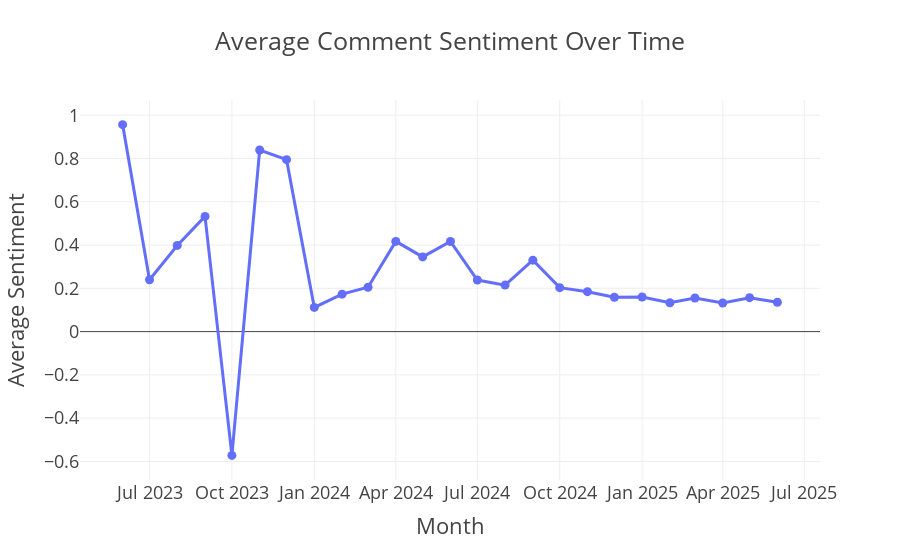

The notebook cell this image was saved under:
### Code cell
# Convert commentPublishedAt
merged_df['commentPublishedAt'] = pd.to_datetime(merged_df['commentPublishedAt'])

# Get compound score for time series
merged_df['sentiment_score'] = merged_df['clean_text'].apply(lambda text: analyzer.polarity_scores(text)['compound'])

# Group by month
merged_df['comment_month'] = merged_df['commentPublishedAt'].dt.to_period('M').astype(str)
monthly_sentiment = merged_df.groupby('comment_month')['sentiment_score'].mean().reset_index()

# Plot
fig = px.line(monthly_sentiment, x='comment_month', y='sentiment_score',
              title='Average Comment Sentiment Over Time', markers=True)

fig.update_layout(template='presentation', xaxis_title='Month', yaxis_title='Average Sentiment')
fig.show()

### Figure 1 — Plotly figure (JSON) as saved in the notebook; plotly's stock layout.template omitted (floating-point values rounded to 4 significant figures)
{"data": [{"hovertemplate": "comment_month=%{x}<br>sentiment_score=%{y}<extra></extra>", "legendgroup": "", "line": {"color": "#636efa", "dash": "solid"}, "marker": {"symbol": "circle"}, "mode": "lines+markers", "name": "", "orientation": "v", "showlegend": false, "type": "scatter", "x": ["2023-06", "2023-07", "2023-08", "2023-09", "2023-10", "2023-11", "2023-12", "2024-01", "2024-02", "2024-03", "2024-04", "2024-05", "2024-06", "2024-07", "2024-08", "2024-09", "2024-10", "2024-11", "2024-12", "2025-01", "2025-02", "2025-03", "2025-04", "2025-05", "2025-06"], "xaxis": "x", "y": [0.9565, 0.2396, 0.3982, 0.5325, -0.5719, 0.839, 0.7948, 0.1117, 0.1731, 0.2051, 0.417, 0.3452, 0.4165, 0.2384, 0.2149, 0.3302, 0.2032, 0.1846, 0.1585, 0.1599, 0.1335, 0.1551, 0.132, 0.1569, 0.1357], "yaxis": "y"}], "layout": {"autosize": true, "legend": {"tracegroupgap": 0}, "title": {"text": "Average Comment Sentiment Over Time"}, "xaxis": {"anchor": "y", "autorange": true, "domain": [0, 1], "range": ["2023-04-13 16:19:00.7745", "2025-07-19 07:40:59.2255"], "title": {"text": "Month"}, "type": "date"}, "yaxis": {"anchor": "x", "autorange": true, "domain": [0, 1], "range": [-0.7202, 1.105], "title": {"text": "Average Sentiment"}, "type": "linear"}}}
